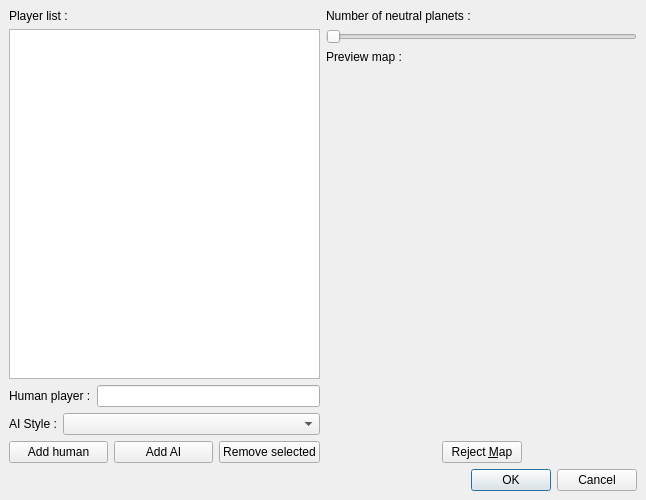
<ui version="4.0" >
 <class>Dialog</class>
 <widget class="QDialog" name="Dialog" >
  <property name="geometry" >
   <rect>
    <x>0</x>
    <y>0</y>
    <width>646</width>
    <height>500</height>
   </rect>
  </property>
  <property name="windowTitle" >
   <string>Dialog</string>
  </property>
  <layout class="QGridLayout" >
   <property name="margin" >
    <number>9</number>
   </property>
   <property name="spacing" >
    <number>6</number>
   </property>
   <item row="0" column="0" >
    <layout class="QVBoxLayout" >
     <property name="margin" >
      <number>0</number>
     </property>
     <property name="spacing" >
      <number>6</number>
     </property>
     <item>
      <widget class="QLabel" name="label" >
       <property name="text" >
        <string>Player list :</string>
       </property>
      </widget>
     </item>
     <item>
      <widget class="QListWidget" name="listWidget" >
       <property name="sizePolicy" >
        <sizepolicy>
         <hsizetype>3</hsizetype>
         <vsizetype>7</vsizetype>
         <horstretch>0</horstretch>
         <verstretch>0</verstretch>
        </sizepolicy>
       </property>
      </widget>
     </item>
     <item>
      <layout class="QHBoxLayout" >
       <property name="margin" >
        <number>0</number>
       </property>
       <property name="spacing" >
        <number>6</number>
       </property>
       <item>
        <widget class="QLabel" name="label_2" >
         <property name="text" >
          <string>Human player :</string>
         </property>
        </widget>
       </item>
       <item>
        <widget class="QLineEdit" name="lineEdit" >
         <property name="sizePolicy" >
          <sizepolicy>
           <hsizetype>3</hsizetype>
           <vsizetype>0</vsizetype>
           <horstretch>0</horstretch>
           <verstretch>0</verstretch>
          </sizepolicy>
         </property>
        </widget>
       </item>
      </layout>
     </item>
     <item>
      <layout class="QHBoxLayout" >
       <property name="margin" >
        <number>0</number>
       </property>
       <property name="spacing" >
        <number>6</number>
       </property>
       <item>
        <widget class="QLabel" name="label_3" >
         <property name="text" >
          <string>AI Style :</string>
         </property>
        </widget>
       </item>
       <item>
        <widget class="QComboBox" name="comboBox" >
         <property name="sizePolicy" >
          <sizepolicy>
           <hsizetype>3</hsizetype>
           <vsizetype>0</vsizetype>
           <horstretch>0</horstretch>
           <verstretch>0</verstretch>
          </sizepolicy>
         </property>
        </widget>
       </item>
      </layout>
     </item>
     <item>
      <layout class="QHBoxLayout" >
       <property name="margin" >
        <number>0</number>
       </property>
       <property name="spacing" >
        <number>6</number>
       </property>
       <item>
        <widget class="QPushButton" name="pushButton" >
         <property name="text" >
          <string>Add human</string>
         </property>
        </widget>
       </item>
       <item>
        <widget class="QPushButton" name="pushButton_2" >
         <property name="text" >
          <string>Add AI</string>
         </property>
        </widget>
       </item>
       <item>
        <widget class="QPushButton" name="pushButton_3" >
         <property name="text" >
          <string>Remove selected</string>
         </property>
        </widget>
       </item>
      </layout>
     </item>
    </layout>
   </item>
   <item row="1" column="0" colspan="2" >
    <widget class="QDialogButtonBox" name="buttonBox" >
     <property name="orientation" >
      <enum>Qt::Horizontal</enum>
     </property>
     <property name="standardButtons" >
      <set>QDialogButtonBox::Cancel|QDialogButtonBox::NoButton|QDialogButtonBox::Ok</set>
     </property>
    </widget>
   </item>
   <item row="0" column="1" >
    <layout class="QVBoxLayout" >
     <property name="margin" >
      <number>0</number>
     </property>
     <property name="spacing" >
      <number>6</number>
     </property>
     <item>
      <widget class="QLabel" name="label_4" >
       <property name="text" >
        <string>Number of neutral planets :</string>
       </property>
      </widget>
     </item>
     <item>
      <widget class="QSlider" name="horizontalSlider" >
       <property name="orientation" >
        <enum>Qt::Horizontal</enum>
       </property>
      </widget>
     </item>
     <item>
      <widget class="QLabel" name="label_5" >
       <property name="text" >
        <string>Preview map :</string>
       </property>
      </widget>
     </item>
     <item>
      <widget class="QWidget" native="1" name="widget" >
       <property name="sizePolicy" >
        <sizepolicy>
         <hsizetype>7</hsizetype>
         <vsizetype>7</vsizetype>
         <horstretch>0</horstretch>
         <verstretch>0</verstretch>
        </sizepolicy>
       </property>
       <property name="palette" >
        <palette>
         <active>
          <colorrole role="WindowText" >
           <brush brushstyle="SolidPattern" >
            <color alpha="255" >
             <red>255</red>
             <green>255</green>
             <blue>255</blue>
            </color>
           </brush>
          </colorrole>
          <colorrole role="Button" >
           <brush brushstyle="SolidPattern" >
            <color alpha="255" >
             <red>0</red>
             <green>85</green>
             <blue>0</blue>
            </color>
           </brush>
          </colorrole>
          <colorrole role="Light" >
           <brush brushstyle="SolidPattern" >
            <color alpha="255" >
             <red>0</red>
             <green>127</green>
             <blue>0</blue>
            </color>
           </brush>
          </colorrole>
          <colorrole role="Midlight" >
           <brush brushstyle="SolidPattern" >
            <color alpha="255" >
             <red>0</red>
             <green>106</green>
             <blue>0</blue>
            </color>
           </brush>
          </colorrole>
          <colorrole role="Dark" >
           <brush brushstyle="SolidPattern" >
            <color alpha="255" >
             <red>0</red>
             <green>42</green>
             <blue>0</blue>
            </color>
           </brush>
          </colorrole>
          <colorrole role="Mid" >
           <brush brushstyle="SolidPattern" >
            <color alpha="255" >
             <red>0</red>
             <green>56</green>
             <blue>0</blue>
            </color>
           </brush>
          </colorrole>
          <colorrole role="Text" >
           <brush brushstyle="SolidPattern" >
            <color alpha="255" >
             <red>255</red>
             <green>255</green>
             <blue>255</blue>
            </color>
           </brush>
          </colorrole>
          <colorrole role="BrightText" >
           <brush brushstyle="SolidPattern" >
            <color alpha="255" >
             <red>255</red>
             <green>255</green>
             <blue>255</blue>
            </color>
           </brush>
          </colorrole>
          <colorrole role="ButtonText" >
           <brush brushstyle="SolidPattern" >
            <color alpha="255" >
             <red>255</red>
             <green>255</green>
             <blue>255</blue>
            </color>
           </brush>
          </colorrole>
          <colorrole role="Base" >
           <brush brushstyle="SolidPattern" >
            <color alpha="255" >
             <red>0</red>
             <green>0</green>
             <blue>0</blue>
            </color>
           </brush>
          </colorrole>
          <colorrole role="Window" >
           <brush brushstyle="SolidPattern" >
            <color alpha="255" >
             <red>0</red>
             <green>85</green>
             <blue>0</blue>
            </color>
           </brush>
          </colorrole>
          <colorrole role="Shadow" >
           <brush brushstyle="SolidPattern" >
            <color alpha="255" >
             <red>0</red>
             <green>0</green>
             <blue>0</blue>
            </color>
           </brush>
          </colorrole>
          <colorrole role="AlternateBase" >
           <brush brushstyle="SolidPattern" >
            <color alpha="255" >
             <red>0</red>
             <green>42</green>
             <blue>0</blue>
            </color>
           </brush>
          </colorrole>
         </active>
         <inactive>
          <colorrole role="WindowText" >
           <brush brushstyle="SolidPattern" >
            <color alpha="255" >
             <red>255</red>
             <green>255</green>
             <blue>255</blue>
            </color>
           </brush>
          </colorrole>
          <colorrole role="Button" >
           <brush brushstyle="SolidPattern" >
            <color alpha="255" >
             <red>0</red>
             <green>85</green>
             <blue>0</blue>
            </color>
           </brush>
          </colorrole>
          <colorrole role="Light" >
           <brush brushstyle="SolidPattern" >
            <color alpha="255" >
             <red>0</red>
             <green>127</green>
             <blue>0</blue>
            </color>
           </brush>
          </colorrole>
          <colorrole role="Midlight" >
           <brush brushstyle="SolidPattern" >
            <color alpha="255" >
             <red>0</red>
             <green>106</green>
             <blue>0</blue>
            </color>
           </brush>
          </colorrole>
          <colorrole role="Dark" >
           <brush brushstyle="SolidPattern" >
            <color alpha="255" >
             <red>0</red>
             <green>42</green>
             <blue>0</blue>
            </color>
           </brush>
          </colorrole>
          <colorrole role="Mid" >
           <brush brushstyle="SolidPattern" >
            <color alpha="255" >
             <red>0</red>
             <green>56</green>
             <blue>0</blue>
            </color>
           </brush>
          </colorrole>
          <colorrole role="Text" >
           <brush brushstyle="SolidPattern" >
            <color alpha="255" >
             <red>255</red>
             <green>255</green>
             <blue>255</blue>
            </color>
           </brush>
          </colorrole>
          <colorrole role="BrightText" >
           <brush brushstyle="SolidPattern" >
            <color alpha="255" >
             <red>255</red>
             <green>255</green>
             <blue>255</blue>
            </color>
           </brush>
          </colorrole>
          <colorrole role="ButtonText" >
           <brush brushstyle="SolidPattern" >
            <color alpha="255" >
             <red>255</red>
             <green>255</green>
             <blue>255</blue>
            </color>
           </brush>
          </colorrole>
          <colorrole role="Base" >
           <brush brushstyle="SolidPattern" >
            <color alpha="255" >
             <red>0</red>
             <green>0</green>
             <blue>0</blue>
            </color>
           </brush>
          </colorrole>
          <colorrole role="Window" >
           <brush brushstyle="SolidPattern" >
            <color alpha="255" >
             <red>0</red>
             <green>85</green>
             <blue>0</blue>
            </color>
           </brush>
          </colorrole>
          <colorrole role="Shadow" >
           <brush brushstyle="SolidPattern" >
            <color alpha="255" >
             <red>0</red>
             <green>0</green>
             <blue>0</blue>
            </color>
           </brush>
          </colorrole>
          <colorrole role="AlternateBase" >
           <brush brushstyle="SolidPattern" >
            <color alpha="255" >
             <red>0</red>
             <green>42</green>
             <blue>0</blue>
            </color>
           </brush>
          </colorrole>
         </inactive>
         <disabled>
          <colorrole role="WindowText" >
           <brush brushstyle="SolidPattern" >
            <color alpha="255" >
             <red>0</red>
             <green>42</green>
             <blue>0</blue>
            </color>
           </brush>
          </colorrole>
          <colorrole role="Button" >
           <brush brushstyle="SolidPattern" >
            <color alpha="255" >
             <red>0</red>
             <green>85</green>
             <blue>0</blue>
            </color>
           </brush>
          </colorrole>
          <colorrole role="Light" >
           <brush brushstyle="SolidPattern" >
            <color alpha="255" >
             <red>0</red>
             <green>127</green>
             <blue>0</blue>
            </color>
           </brush>
          </colorrole>
          <colorrole role="Midlight" >
           <brush brushstyle="SolidPattern" >
            <color alpha="255" >
             <red>0</red>
             <green>106</green>
             <blue>0</blue>
            </color>
           </brush>
          </colorrole>
          <colorrole role="Dark" >
           <brush brushstyle="SolidPattern" >
            <color alpha="255" >
             <red>0</red>
             <green>42</green>
             <blue>0</blue>
            </color>
           </brush>
          </colorrole>
          <colorrole role="Mid" >
           <brush brushstyle="SolidPattern" >
            <color alpha="255" >
             <red>0</red>
             <green>56</green>
             <blue>0</blue>
            </color>
           </brush>
          </colorrole>
          <colorrole role="Text" >
           <brush brushstyle="SolidPattern" >
            <color alpha="255" >
             <red>0</red>
             <green>42</green>
             <blue>0</blue>
            </color>
           </brush>
          </colorrole>
          <colorrole role="BrightText" >
           <brush brushstyle="SolidPattern" >
            <color alpha="255" >
             <red>255</red>
             <green>255</green>
             <blue>255</blue>
            </color>
           </brush>
          </colorrole>
          <colorrole role="ButtonText" >
           <brush brushstyle="SolidPattern" >
            <color alpha="255" >
             <red>0</red>
             <green>42</green>
             <blue>0</blue>
            </color>
           </brush>
          </colorrole>
          <colorrole role="Base" >
           <brush brushstyle="SolidPattern" >
            <color alpha="255" >
             <red>0</red>
             <green>85</green>
             <blue>0</blue>
            </color>
           </brush>
          </colorrole>
          <colorrole role="Window" >
           <brush brushstyle="SolidPattern" >
            <color alpha="255" >
             <red>0</red>
             <green>85</green>
             <blue>0</blue>
            </color>
           </brush>
          </colorrole>
          <colorrole role="Shadow" >
           <brush brushstyle="SolidPattern" >
            <color alpha="255" >
             <red>0</red>
             <green>0</green>
             <blue>0</blue>
            </color>
           </brush>
          </colorrole>
          <colorrole role="AlternateBase" >
           <brush brushstyle="SolidPattern" >
            <color alpha="255" >
             <red>0</red>
             <green>85</green>
             <blue>0</blue>
            </color>
           </brush>
          </colorrole>
         </disabled>
        </palette>
       </property>
      </widget>
     </item>
     <item>
      <layout class="QHBoxLayout" >
       <property name="margin" >
        <number>0</number>
       </property>
       <property name="spacing" >
        <number>6</number>
       </property>
       <item>
        <spacer>
         <property name="orientation" >
          <enum>Qt::Horizontal</enum>
         </property>
         <property name="sizeHint" >
          <size>
           <width>40</width>
           <height>20</height>
          </size>
         </property>
        </spacer>
       </item>
       <item>
        <widget class="QPushButton" name="pushButton_4" >
         <property name="text" >
          <string>Reject &amp;Map</string>
         </property>
        </widget>
       </item>
       <item>
        <spacer>
         <property name="orientation" >
          <enum>Qt::Horizontal</enum>
         </property>
         <property name="sizeHint" >
          <size>
           <width>40</width>
           <height>20</height>
          </size>
         </property>
        </spacer>
       </item>
      </layout>
     </item>
    </layout>
   </item>
  </layout>
 </widget>
 <resources/>
 <connections>
  <connection>
   <sender>buttonBox</sender>
   <signal>accepted()</signal>
   <receiver>Dialog</receiver>
   <slot>accept()</slot>
   <hints>
    <hint type="sourcelabel" >
     <x>248</x>
     <y>254</y>
    </hint>
    <hint type="destinationlabel" >
     <x>157</x>
     <y>274</y>
    </hint>
   </hints>
  </connection>
  <connection>
   <sender>buttonBox</sender>
   <signal>rejected()</signal>
   <receiver>Dialog</receiver>
   <slot>reject()</slot>
   <hints>
    <hint type="sourcelabel" >
     <x>316</x>
     <y>260</y>
    </hint>
    <hint type="destinationlabel" >
     <x>286</x>
     <y>274</y>
    </hint>
   </hints>
  </connection>
 </connections>
</ui>
